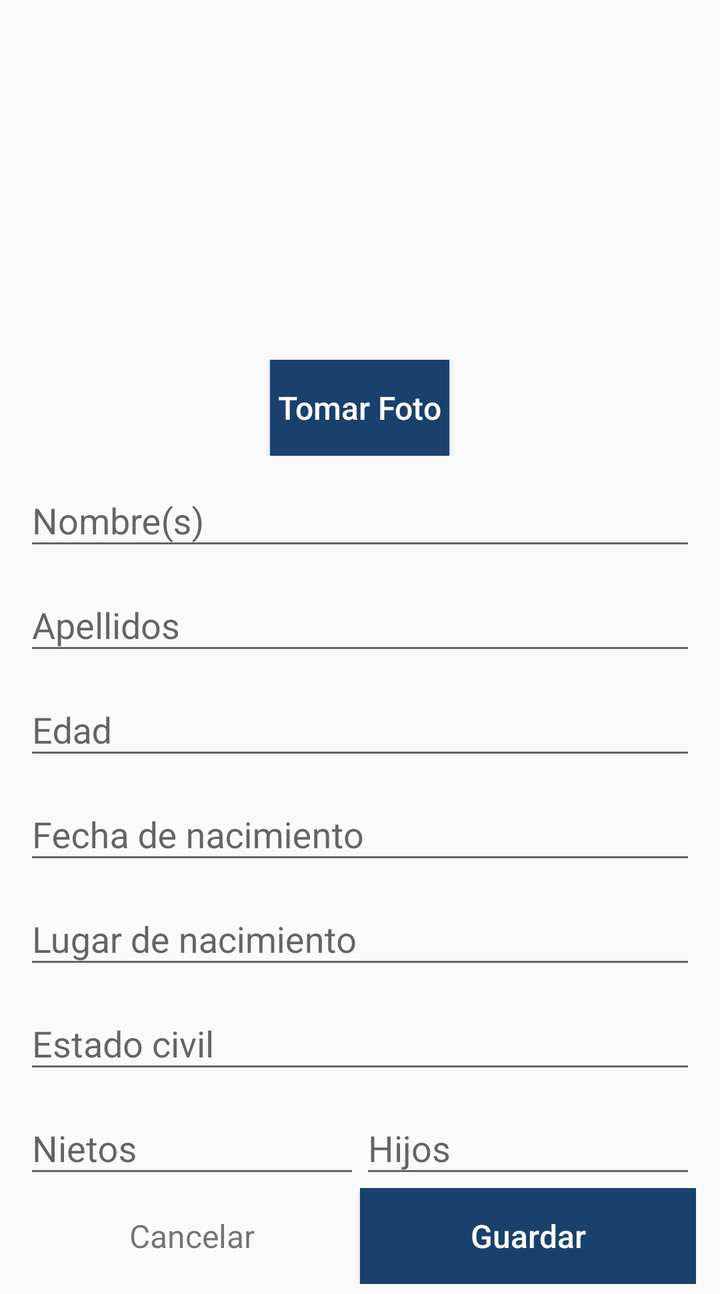
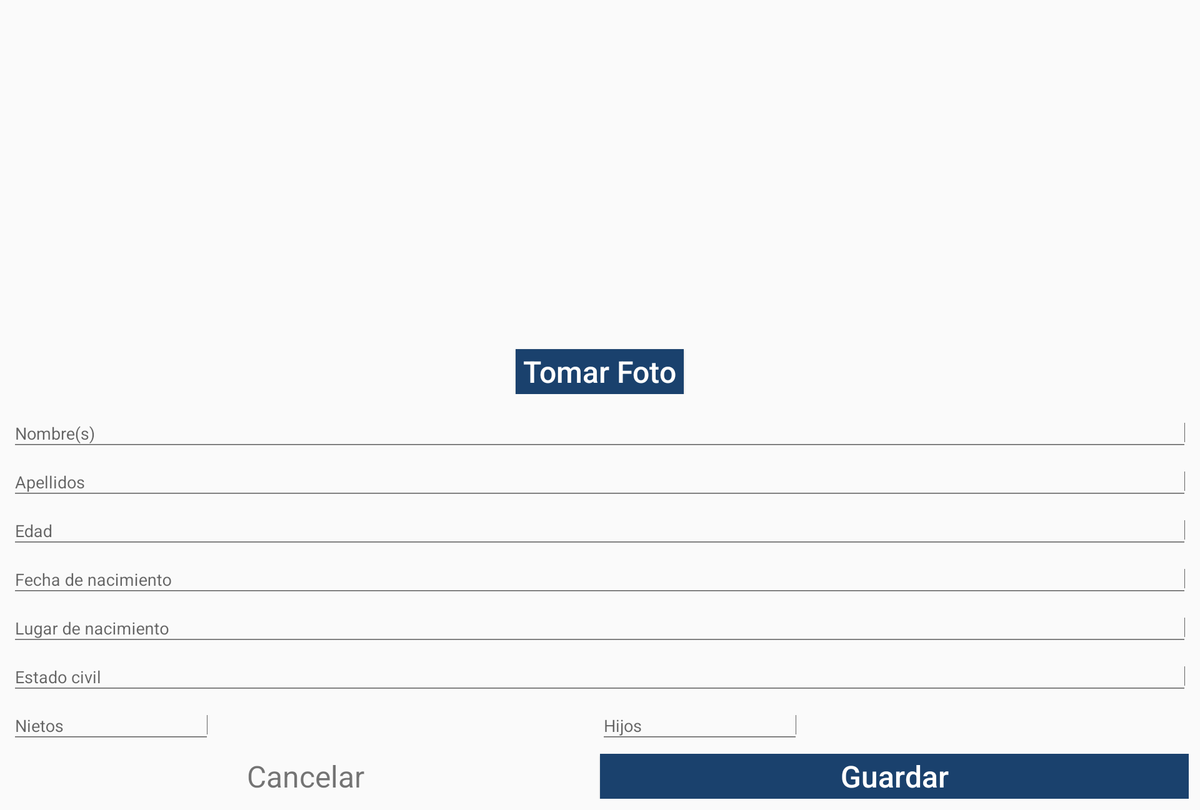

One screen, two layout resources from the same app: the default and the repository's alternative for another configuration. Each is rendered where Android would select it; the XML of both is given below.
<!-- AndroidManifest.xml: application theme AppTheme -->
<!-- res/layout/activity_modificar_usuario.xml -->
<?xml version="1.0" encoding="utf-8"?>
<ScrollView
    android:layout_width="match_parent"
    android:layout_height="match_parent"
    android:orientation="vertical"
    xmlns:android="http://schemas.android.com/apk/res/android"
    xmlns:app="http://schemas.android.com/apk/res-auto"
    xmlns:tools="http://schemas.android.com/tools"
    android:layout_marginRight="12dp"
    android:layout_marginLeft="12dp">


    <RelativeLayout
        android:layout_width="match_parent"
        android:layout_height="wrap_content"
        android:layout_centerHorizontal="true"
        android:layout_marginTop="5dp">

        <LinearLayout
            android:layout_width="wrap_content"
            android:layout_height="wrap_content"
            android:orientation="vertical"
            android:layout_gravity="center">

            <LinearLayout
                android:layout_width="wrap_content"
                android:layout_height="wrap_content"
                android:id="@+id/foto_layout"
                android:orientation="vertical"
                android:layout_gravity="center"
                android:layout_marginTop="15dp">

                <ImageView
                    android:layout_width="150dp"
                    android:layout_height="150dp"
                    android:src="@drawable/persona"
                    android:id="@+id/image_usuario"
                    android:scaleType="centerCrop"/>

                <Button
                    android:layout_width="wrap_content"
                    android:layout_height="wrap_content"
                    android:id="@+id/button_foto_usuario"
                    android:textAllCaps="false"
                    android:background="@color/colorPrimary"
                    android:textColor="#fff"
                    android:text=" Tomar Foto "
                    android:textSize="16sp"
                    android:layout_gravity="center"
                    android:layout_marginTop="10dp"/>

            </LinearLayout>

            <LinearLayout
                android:layout_width="wrap_content"
                android:layout_height="wrap_content"
                android:orientation="vertical">

                <android.support.design.widget.TextInputLayout
                    android:layout_width="match_parent"
                    android:layout_height="wrap_content"
                    android:id="@+id/til_nombre_usuario">


                    <EditText
                        android:layout_width="match_parent"
                        android:layout_height="wrap_content"
                        android:inputType="textPersonName"
                        android:hint="Nombre(s)"
                        android:ems="10"
                        android:id="@+id/edit_nombre_usuario"
                        android:layout_weight="1" />

                </android.support.design.widget.TextInputLayout>

                <android.support.design.widget.TextInputLayout
                    android:layout_width="match_parent"
                    android:layout_height="wrap_content"
                    android:id="@+id/til_apellido_usuario">
                    <EditText
                        android:layout_width="match_parent"
                        android:layout_height="wrap_content"
                        android:inputType="textPersonName"
                        android:hint="Apellidos"
                        android:ems="10"
                        android:id="@+id/edit_apellido_usuario"
                        android:layout_weight="1" />
                </android.support.design.widget.TextInputLayout>

                <android.support.design.widget.TextInputLayout
                    android:layout_width="match_parent"
                    android:layout_height="wrap_content"
                    android:id="@+id/til_edad_usuario">
                    <EditText
                        android:layout_width="match_parent"
                        android:layout_height="wrap_content"
                        android:inputType="number|numberSigned"
                        android:hint="Edad"
                        android:ems="10"
                        android:id="@+id/edit_edad_usuario"
                        android:layout_weight="1" />
                </android.support.design.widget.TextInputLayout>

                <android.support.design.widget.TextInputLayout
                    android:layout_width="match_parent"
                    android:layout_height="wrap_content"
                    android:id="@+id/til_fecha_usuario">
                    <EditText
                        android:layout_width="match_parent"
                        android:layout_height="wrap_content"
                        android:hint="Fecha de nacimiento"
                        android:ems="10"
                        android:id="@+id/edit_fecha_usuario"
                        android:layout_weight="1" />
                </android.support.design.widget.TextInputLayout>

                <android.support.design.widget.TextInputLayout
                    android:layout_width="match_parent"
                    android:layout_height="wrap_content"
                    android:id="@+id/til_lugar_usuario">
                    <EditText
                        android:layout_width="match_parent"
                        android:layout_height="wrap_content"
                        android:hint="Lugar de nacimiento"
                        android:ems="10"
                        android:id="@+id/edit_lugar_nacimiento_usuario"
                        android:layout_weight="1" />
                </android.support.design.widget.TextInputLayout>

                <android.support.design.widget.TextInputLayout
                    android:layout_width="match_parent"
                    android:layout_height="wrap_content"
                    android:id="@+id/til_estado_usuario">
                    <EditText
                        android:layout_width="match_parent"
                        android:layout_height="wrap_content"
                        android:hint="Estado civil"
                        android:ems="10"
                        android:id="@+id/edit_estado_civil_usuario"
                        android:layout_weight="1" />
                </android.support.design.widget.TextInputLayout>

                <LinearLayout
                    android:layout_width="match_parent"
                    android:layout_height="wrap_content"
                    android:weightSum="1"
                    android:id="@+id/layout_nietos_hijos"
                    android:orientation="horizontal"
                    android:baselineAligned="false">

                    <android.support.design.widget.TextInputLayout
                        android:layout_width="match_parent"
                        android:layout_height="wrap_content"
                        android:id="@+id/til_nietos_usuario"
                        android:layout_weight=".5">
                        <EditText
                            android:layout_width="wrap_content"
                            android:layout_height="wrap_content"
                            android:inputType="number|numberSigned"
                            android:hint="Nietos"
                            android:ems="10"
                            android:id="@+id/edit_nietos_usuario"
                            android:layout_weight="1" />
                    </android.support.design.widget.TextInputLayout>

                    <android.support.design.widget.TextInputLayout
                        android:layout_width="match_parent"
                        android:layout_height="wrap_content"
                        android:id="@+id/til_hijos_usuario"
                        android:layout_weight=".5">
                        <EditText
                            android:layout_width="wrap_content"
                            android:layout_height="wrap_content"
                            android:inputType="number|numberSigned"
                            android:hint="Hijos"
                            android:ems="10"
                            android:id="@+id/edit_hijos_usuario"
                            android:layout_weight="1" />
                    </android.support.design.widget.TextInputLayout>

                </LinearLayout>

                <LinearLayout
                    android:layout_width="match_parent"
                    android:layout_height="wrap_content"
                    android:weightSum="1"
                    android:layout_marginBottom="5dp">
                    <TextView
                        android:layout_width="0dp"
                        android:layout_height="wrap_content"
                        android:id="@+id/text_cancelar_usuario"
                        android:layout_weight=".5"
                        android:textAlignment="center"
                        android:text="@string/cancelar"
                        android:textSize="16sp"
                        />

                    <Button
                        android:id="@+id/button_guardar_usuario"
                        android:layout_width="0dp"
                        android:layout_height="wrap_content"
                        android:layout_weight=".5"
                        android:background="@color/colorPrimary"
                        android:text="@string/guardar"
                        android:textAllCaps="false"
                        android:textColor="#fff"
                        android:textSize="16sp" />

                </LinearLayout>

            </LinearLayout>

        </LinearLayout>

    </RelativeLayout>

</ScrollView>
<!-- resources referenced by this layout -->
<resources>
  <color name="colorPrimary">#1a416d</color>
  <string name="cancelar">Cancelar</string>
  <string name="guardar">Guardar</string>
  <style name="AppTheme" parent="Theme.AppCompat.Light.DarkActionBar">
          
          <item name="colorPrimary">@color/primary</item>
          <item name="colorPrimaryDark">@color/detail</item>
          <item name="colorAccent">@color/accent</item>
      </style>
  <color name="primary">#0097a7</color>
  <color name="detail">#006978</color>
  <color name="accent">#56c8d8</color>
</resources>
<!-- res/layout-xlarge/activity_modificar_usuario.xml (the repository's variant of the layout above) -->
<!-- drawn on a large tablet held sideways -->
<?xml version="1.0" encoding="utf-8"?>
<ScrollView
    android:layout_width="match_parent"
    android:layout_height="match_parent"
    android:orientation="vertical"
    xmlns:android="http://schemas.android.com/apk/res/android"
    xmlns:app="http://schemas.android.com/apk/res-auto"
    xmlns:tools="http://schemas.android.com/tools"
    android:layout_margin="12dp">


    <RelativeLayout
        android:layout_width="match_parent"
        android:layout_height="match_parent"
        android:layout_marginTop="5dp">

        <LinearLayout
            android:layout_width="match_parent"
            android:layout_height="match_parent"
            android:orientation="vertical"
            android:layout_gravity="center"
            android:layout_marginTop="45dp">

            <LinearLayout
                android:layout_width="match_parent"
                android:layout_height="wrap_content"
                android:id="@+id/foto_layout"
                android:orientation="vertical"
                android:gravity="center">

                <ImageView
                    android:layout_width="300dp"
                    android:layout_height="300dp"
                    android:src="@drawable/persona"
                    android:id="@+id/image_usuario"
                    android:scaleType="centerCrop"/>

                <Button
                    android:layout_width="wrap_content"
                    android:layout_height="wrap_content"
                    android:id="@+id/button_foto_usuario"
                    android:textAllCaps="false"
                    android:background="@color/colorPrimary"
                    android:textColor="#fff"
                    android:text=" Tomar Foto "
                    android:textSize="32sp"
                    android:layout_gravity="center"
                    android:layout_marginTop="10dp"/>

            </LinearLayout>

            <LinearLayout
                android:layout_width="match_parent"
                android:layout_height="wrap_content"
                android:orientation="vertical"
                android:layout_marginTop="10dp">

                <android.support.design.widget.TextInputLayout
                    android:layout_width="match_parent"
                    android:layout_height="wrap_content"
                    android:id="@+id/til_nombre_usuario">


                    <EditText
                        android:layout_width="match_parent"
                        android:layout_height="wrap_content"
                        android:inputType="textPersonName"
                        android:hint="Nombre(s)"
                        android:ems="10"
                        android:id="@+id/edit_nombre_usuario"
                        android:layout_weight="1" />

                </android.support.design.widget.TextInputLayout>

                <android.support.design.widget.TextInputLayout
                    android:layout_width="match_parent"
                    android:layout_height="wrap_content"
                    android:id="@+id/til_apellido_usuario">
                    <EditText
                        android:layout_width="match_parent"
                        android:layout_height="wrap_content"
                        android:inputType="textPersonName"
                        android:hint="Apellidos"
                        android:ems="10"
                        android:id="@+id/edit_apellido_usuario"
                        android:layout_weight="1" />
                </android.support.design.widget.TextInputLayout>

                <android.support.design.widget.TextInputLayout
                    android:layout_width="match_parent"
                    android:layout_height="wrap_content"
                    android:id="@+id/til_edad_usuario">
                    <EditText
                        android:layout_width="match_parent"
                        android:layout_height="wrap_content"
                        android:inputType="number|numberSigned"
                        android:hint="Edad"
                        android:ems="10"
                        android:id="@+id/edit_edad_usuario"
                        android:layout_weight="1" />
                </android.support.design.widget.TextInputLayout>

                <android.support.design.widget.TextInputLayout
                    android:layout_width="match_parent"
                    android:layout_height="wrap_content"
                    android:id="@+id/til_fecha_usuario">
                    <EditText
                        android:layout_width="match_parent"
                        android:layout_height="wrap_content"
                        android:hint="Fecha de nacimiento"
                        android:ems="10"
                        android:id="@+id/edit_fecha_usuario"
                        android:layout_weight="1" />
                </android.support.design.widget.TextInputLayout>

                <android.support.design.widget.TextInputLayout
                    android:layout_width="match_parent"
                    android:layout_height="wrap_content"
                    android:id="@+id/til_lugar_usuario">
                    <EditText
                        android:layout_width="match_parent"
                        android:layout_height="wrap_content"
                        android:hint="Lugar de nacimiento"
                        android:ems="10"
                        android:id="@+id/edit_lugar_nacimiento_usuario"
                        android:layout_weight="1" />
                </android.support.design.widget.TextInputLayout>

                <android.support.design.widget.TextInputLayout
                    android:layout_width="match_parent"
                    android:layout_height="wrap_content"
                    android:id="@+id/til_estado_usuario">
                    <EditText
                        android:layout_width="match_parent"
                        android:layout_height="wrap_content"
                        android:hint="Estado civil"
                        android:ems="10"
                        android:id="@+id/edit_estado_civil_usuario"
                        android:layout_weight="1" />
                </android.support.design.widget.TextInputLayout>

                <LinearLayout
                    android:layout_width="match_parent"
                    android:layout_height="wrap_content"
                    android:weightSum="1"
                    android:id="@+id/layout_nietos_hijos"
                    android:orientation="horizontal"
                    android:baselineAligned="false">

                    <android.support.design.widget.TextInputLayout
                        android:layout_width="match_parent"
                        android:layout_height="wrap_content"
                        android:id="@+id/til_nietos_usuario"
                        android:layout_weight=".5">
                        <EditText
                            android:layout_width="wrap_content"
                            android:layout_height="wrap_content"
                            android:inputType="number|numberSigned"
                            android:hint="Nietos"
                            android:ems="10"
                            android:id="@+id/edit_nietos_usuario"
                            android:layout_weight="1" />
                    </android.support.design.widget.TextInputLayout>

                    <android.support.design.widget.TextInputLayout
                        android:layout_width="match_parent"
                        android:layout_height="wrap_content"
                        android:id="@+id/til_hijos_usuario"
                        android:layout_weight=".5">
                        <EditText
                            android:layout_width="wrap_content"
                            android:layout_height="wrap_content"
                            android:inputType="number|numberSigned"
                            android:hint="Hijos"
                            android:ems="10"
                            android:id="@+id/edit_hijos_usuario"
                            android:layout_weight="1" />
                    </android.support.design.widget.TextInputLayout>

                </LinearLayout>

                <LinearLayout
                    android:layout_width="match_parent"
                    android:layout_height="wrap_content"
                    android:weightSum="1"
                    android:layout_marginTop="10dp">
                    <TextView
                        android:layout_width="0dp"
                        android:layout_height="wrap_content"
                        android:id="@+id/text_cancelar_usuario"
                        android:layout_weight=".5"
                        android:textAlignment="center"
                        android:text="@string/cancelar"
                        android:textSize="32sp"
                        />

                    <Button
                        android:id="@+id/button_guardar_usuario"
                        android:layout_width="0dp"
                        android:layout_height="wrap_content"
                        android:layout_weight=".5"
                        android:background="@color/colorPrimary"
                        android:text="@string/guardar"
                        android:textAllCaps="false"
                        android:textColor="#fff"
                        android:textSize="32sp" />

                </LinearLayout>

            </LinearLayout>

        </LinearLayout>

    </RelativeLayout>

</ScrollView>
